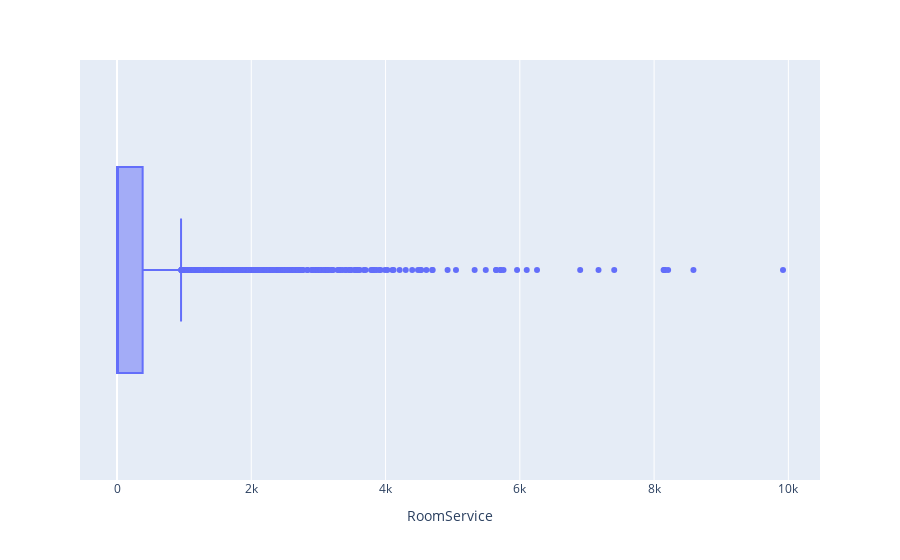

This figure's notebook cell:
### Code cell
px.box(data_frame= cryo_false, x= 'RoomService')

### Figure 1 — Plotly figure (JSON) as saved in the notebook; plotly's stock layout.template omitted (floating-point values rounded to 4 significant figures; data arrays with more than 128 entries replaced by an {"elided": "..."} marker saying what was removed)
{"data": [{"alignmentgroup": "True", "hovertemplate": "RoomService=%{x}<extra></extra>", "legendgroup": "", "marker": {"color": "#636efa"}, "name": "", "notched": false, "offsetgroup": "", "orientation": "h", "showlegend": false, "type": "box", "x": {"elided": "4375 int values"}, "x0": " ", "xaxis": "x", "y0": " ", "yaxis": "y"}], "layout": {"boxmode": "group", "legend": {"tracegroupgap": 0}, "margin": {"t": 60}, "xaxis": {"anchor": "y", "domain": [0, 1], "title": {"text": "RoomService"}}, "yaxis": {"anchor": "x", "domain": [0, 1]}}}
